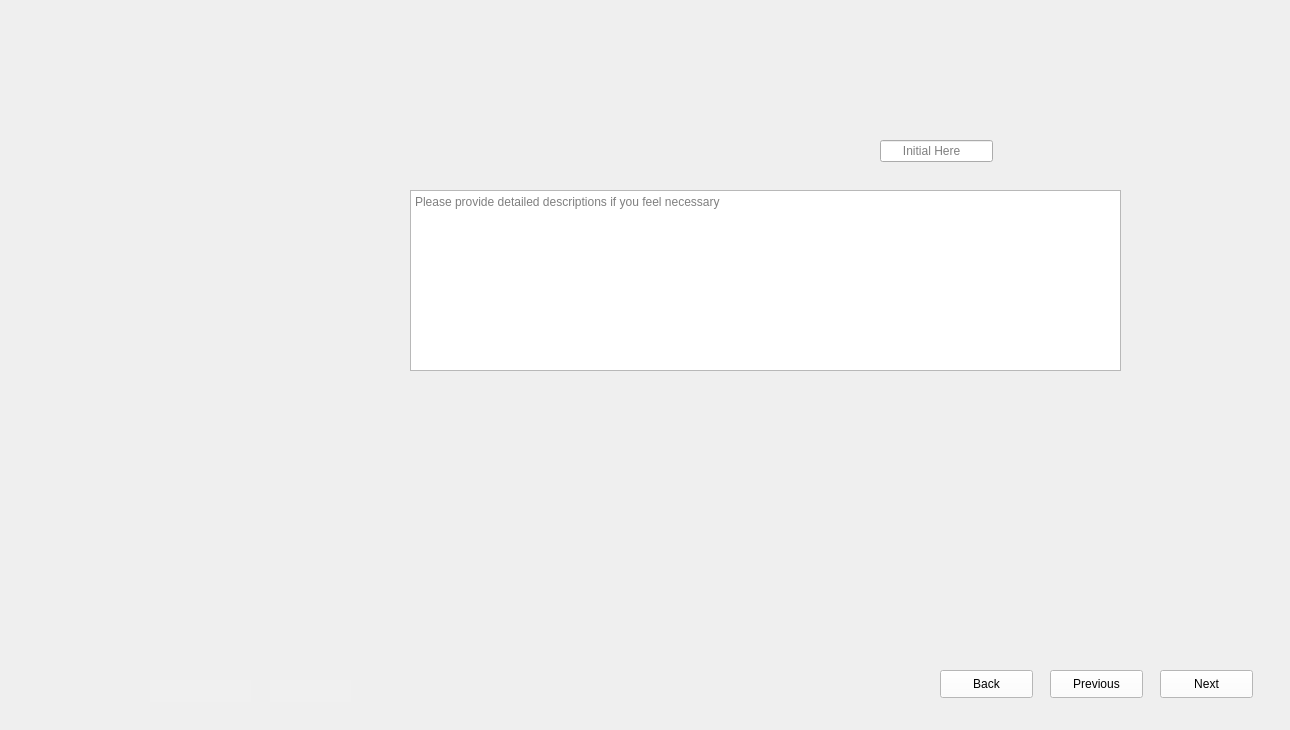
<?xml version="1.0" encoding="UTF-8"?>
<ui version="4.0">
 <class>Form</class>
 <widget class="QWidget" name="Form">
  <property name="geometry">
   <rect>
    <x>0</x>
    <y>0</y>
    <width>1290</width>
    <height>730</height>
   </rect>
  </property>
  <property name="windowTitle">
   <string>Form</string>
  </property>
  <widget class="QLabel" name="label">
   <property name="geometry">
    <rect>
     <x>0</x>
     <y>0</y>
     <width>1290</width>
     <height>730</height>
    </rect>
   </property>
   <property name="styleSheet">
    <string notr="true">background-image: url(:/images/images/Mount Piezo Wafer - 2.PNG);</string>
   </property>
   <property name="text">
    <string/>
   </property>
  </widget>
  <widget class="QLineEdit" name="lineEdit_Data">
   <property name="geometry">
    <rect>
     <x>880</x>
     <y>140</y>
     <width>113</width>
     <height>22</height>
    </rect>
   </property>
   <property name="styleSheet">
    <string notr="true">color: rgb(0, 0, 0);</string>
   </property>
   <property name="placeholderText">
    <string>      Initial Here</string>
   </property>
  </widget>
  <widget class="QLineEdit" name="lineEdit_Steps">
   <property name="geometry">
    <rect>
     <x>150</x>
     <y>680</y>
     <width>101</width>
     <height>22</height>
    </rect>
   </property>
   <property name="styleSheet">
    <string notr="true">QLineEdit{
background-color: rgb(240, 240, 240);
border: none;
}
</string>
   </property>
  </widget>
  <widget class="QLineEdit" name="lineEdit_2">
   <property name="geometry">
    <rect>
     <x>270</x>
     <y>680</y>
     <width>81</width>
     <height>22</height>
    </rect>
   </property>
   <property name="styleSheet">
    <string notr="true">QLineEdit{
background-color: rgb(240, 240, 240);
border: none;
}
</string>
   </property>
  </widget>
  <widget class="QTextEdit" name="textEdit_Comments">
   <property name="geometry">
    <rect>
     <x>410</x>
     <y>190</y>
     <width>711</width>
     <height>181</height>
    </rect>
   </property>
   <property name="placeholderText">
    <string>Please provide detailed descriptions if you feel necessary</string>
   </property>
  </widget>
  <widget class="QPushButton" name="pushButton_Next">
   <property name="geometry">
    <rect>
     <x>1160</x>
     <y>670</y>
     <width>93</width>
     <height>28</height>
    </rect>
   </property>
   <property name="styleSheet">
    <string notr="true">QPushButton{
background-color: rgb(255, 255, 255);
height: 35px;
}
QPushButton::hover{
background-color: rgb(0, 0, 255);
}
QPushButton:pressed{
padding-top:7px;
padding-top:7px;
}</string>
   </property>
   <property name="text">
    <string>Next</string>
   </property>
  </widget>
  <widget class="QPushButton" name="pushButton_Previous">
   <property name="geometry">
    <rect>
     <x>1050</x>
     <y>670</y>
     <width>93</width>
     <height>28</height>
    </rect>
   </property>
   <property name="styleSheet">
    <string notr="true">QPushButton{
background-color: rgb(255, 255, 255);
height: 35px;
}
QPushButton::hover{
background-color: rgb(0, 0, 255);
}
QPushButton:pressed{
padding-top:7px;
padding-top:7px;
}</string>
   </property>
   <property name="text">
    <string>Previous</string>
   </property>
  </widget>
  <widget class="QPushButton" name="pushButton_Back">
   <property name="geometry">
    <rect>
     <x>940</x>
     <y>670</y>
     <width>93</width>
     <height>28</height>
    </rect>
   </property>
   <property name="styleSheet">
    <string notr="true">QPushButton{
background-color: rgb(255, 255, 255);
height: 35px;
}
QPushButton::hover{
background-color: rgb(0, 0, 255);
}
QPushButton:pressed{
padding-top:7px;
padding-top:7px;
}</string>
   </property>
   <property name="text">
    <string>Back</string>
   </property>
  </widget>
 </widget>
 <resources>
  <include location="D:/ECED4901SYPIIFiles/SNYProject/UI_design/LoginUI_Design/resource.qrc"/>
 </resources>
 <connections/>
</ui>
